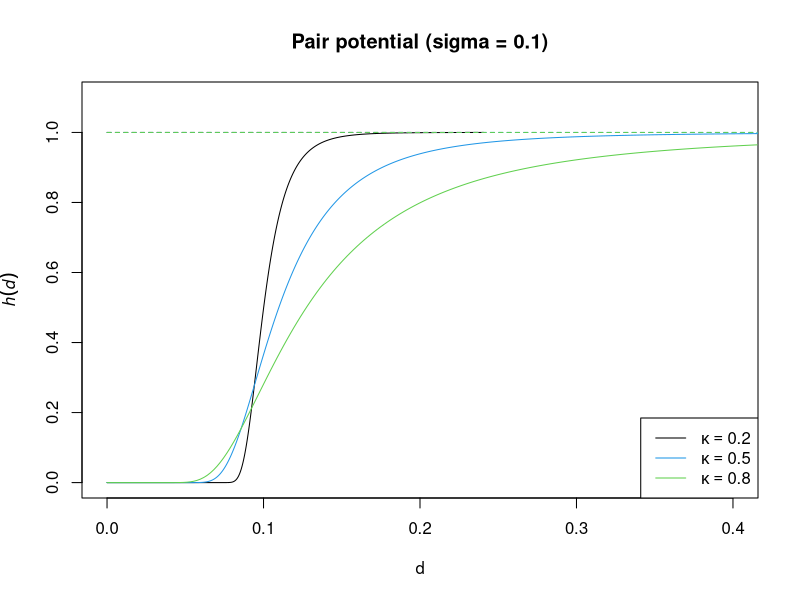

Source code (R):
library(spatstat)


### Name: Softcore
### Title: The Soft Core Point Process Model
### Aliases: Softcore
### Keywords: spatial models

### ** Examples

   # fit the stationary Soft Core process to `cells' 
   fit5 <- ppm(cells ~1, Softcore(kappa=0.5), correction="isotropic")

   # study shape of interaction and explore effect of parameters
   fit2 <- update(fit5, Softcore(kappa=0.2))
   fit8 <- update(fit5, Softcore(kappa=0.8))
   plot(fitin(fit2), xlim=c(0, 0.4),
        main="Pair potential (sigma = 0.1)", 
        xlab=expression(d), ylab=expression(h(d)), legend=FALSE)
   plot(fitin(fit5), add=TRUE, col=4)
   plot(fitin(fit8), add=TRUE, col=3)
   legend("bottomright", col=c(1,4,3), lty=1,
          legend=expression(kappa==0.2, kappa==0.5, kappa==0.8))
